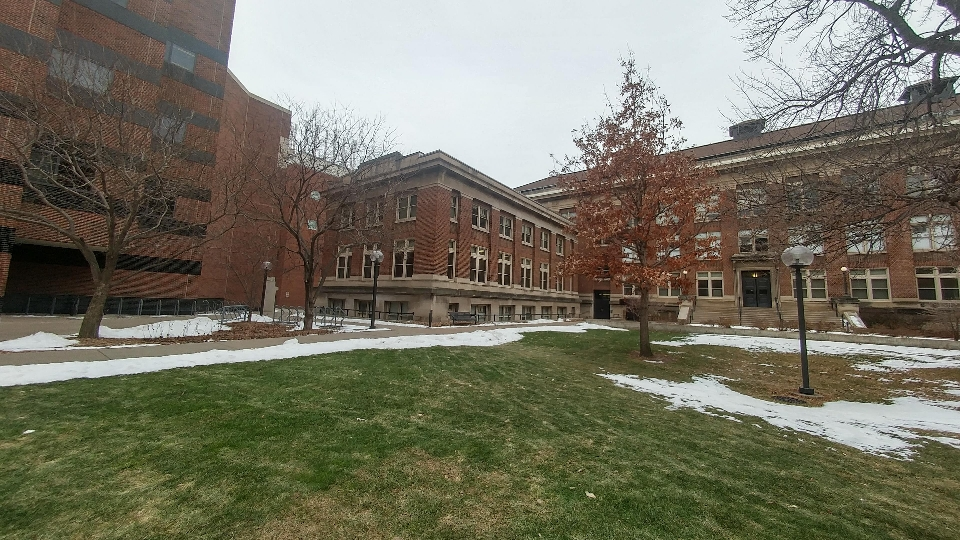
#> input picture Ass3 - Epipolar Geometry and Panorama generation/panaroma_generation/1.jpg, 960 x 540 px
$ jupyter execute --allow-errors 2021507_HW3.ipynb
#> lines starting #> are read from the running program, lines starting #| are printed output that depends on the picture
[cell 1]
import os
import cv2
import numpy as np
import matplotlib.pyplot as plt

[cell 2]
DIRECTORY_PATH = os.getcwd() + "/panaroma_generation/"
IMAGE_CNT = 8

[cell 3]
img1 = cv2.imread(DIRECTORY_PATH + "1.jpg")
#> img1 is the input picture: shape (540, 960, 3); mean B, G, R 96.7, 113.4, 115.8
img2 = cv2.imread(DIRECTORY_PATH + "2.jpg")
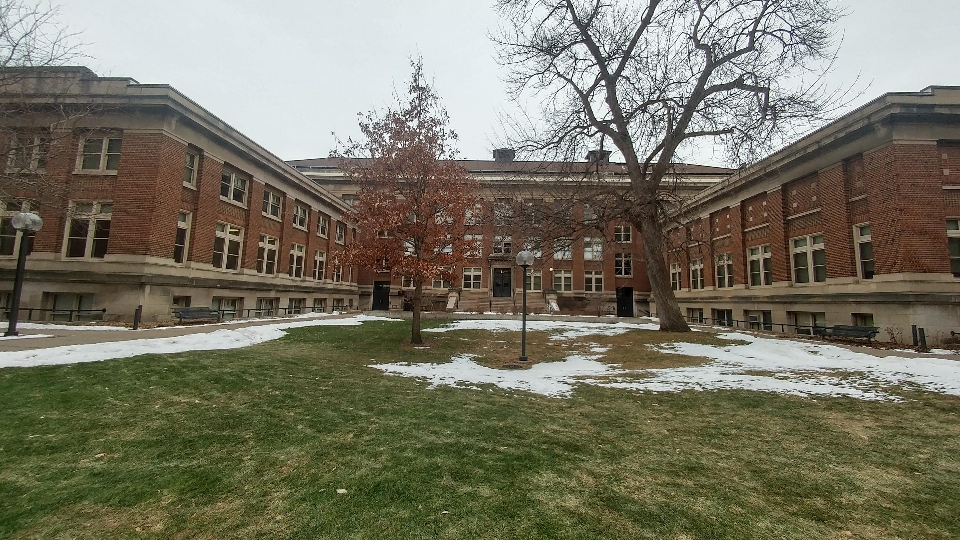
#> input picture Ass3 - Epipolar Geometry and Panorama generation/panaroma_generation/2.jpg, 960 x 540 px
#> img2 is the input picture: shape (540, 960, 3); mean B, G, R 98.9, 116.2, 118.8

# Detect the keypoints using SIFT
sift = cv2.SIFT_create()
keypoints1, descriptors1 = sift.detectAndCompute(img1, None)
#> keypoints1 = 2569 keypoints; strongest (x, y, size): (633, 107, 1.8), (890, 49, 1.9), (844, 269, 2.9), (632, 140, 2)
keypoints2, descriptors2 = sift.detectAndCompute(img2, None)
#> keypoints2 = 3170 keypoints; strongest (x, y, size): (551, 269, 1.9), (671, 111, 1.9), (603, 82, 3.1), (770, 2, 2.1)

print(descriptors1)
#> (printed output is left out)

# Draw keypoints on the images
img1_with_kp = cv2.drawKeypoints(img1, keypoints1, img1)
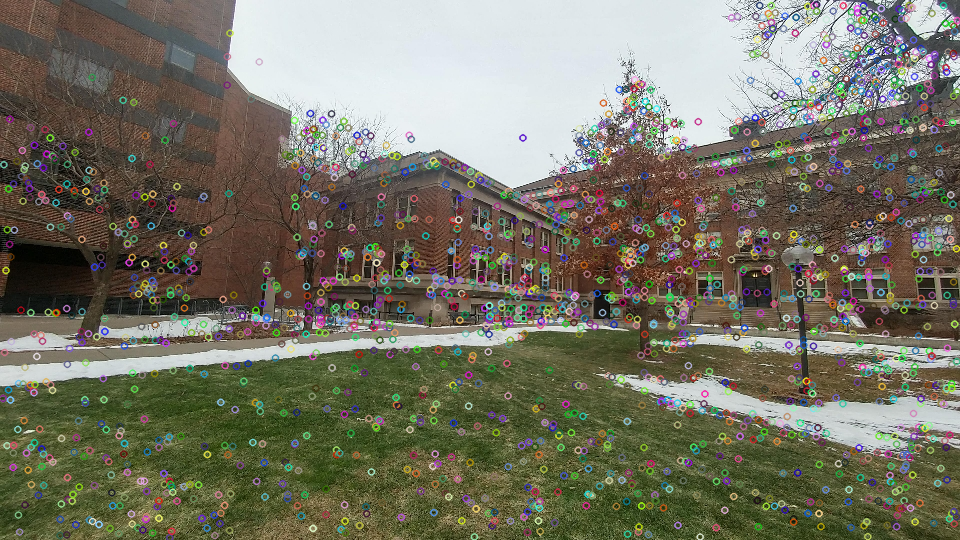
#> img1_with_kp: shape (540, 960, 3); mean B, G, R 100.3, 115.6, 117.6
img2_with_kp = cv2.drawKeypoints(img2, keypoints2, img2)
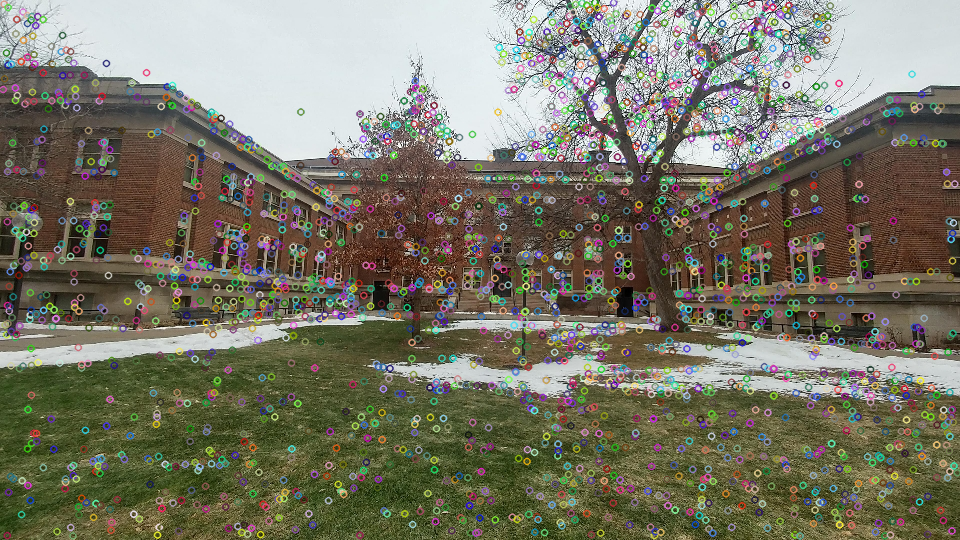
#> img2_with_kp: shape (540, 960, 3); mean B, G, R 102.7, 118.5, 120.6

# Display the images with keypoints
plt.imshow(img1_with_kp)
plt.show()

plt.imshow(img2_with_kp)
plt.show()

[cell 4]
bf = cv2.BFMatcher()
matches = bf.knnMatch(descriptors1, descriptors2 ,k=2)
#> matches = 2569 matches

# Apply ratio test
good = []
for m,n in matches:
    if m.distance < 0.75*n.distance:
        good.append([m])
#> after the loop, good = 243 matches

# cv2.drawMatchesKnn expects list of lists as matches.
img3 = cv2.drawMatchesKnn(img1, keypoints1, img2, keypoints2, good, None, flags=2)
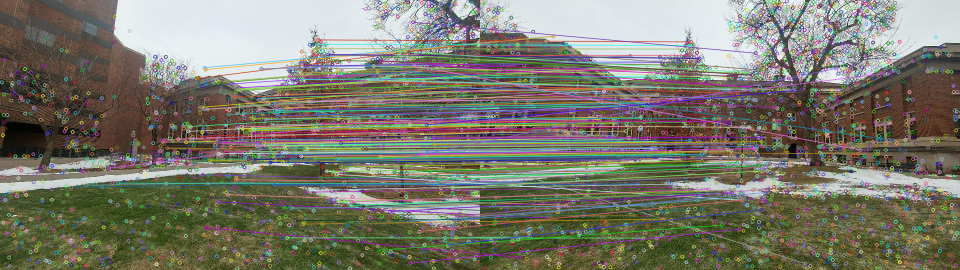
#> img3: shape (540, 1920, 3) (shown at 1/2 size); mean B, G, R 108.3, 121.5, 122.3

plt.imshow(img3)
plt.title("Brute Force")
plt.show()

# FLANN parameters
FLANN_INDEX_KDTREE = 1
index_params = dict(algorithm = FLANN_INDEX_KDTREE, trees = 5)
search_params = dict(checks=50)

flann = cv2.FlannBasedMatcher(index_params,search_params)
matches = flann.knnMatch(descriptors1, descriptors2, k=2)

# Apply ratio test
good = []
for m,n in matches:
    if m.distance < 0.75*n.distance:
        good.append([m])
#> after the loop, good = 261 matches

# cv2.drawMatchesKnn expects list of lists as matches.
img3 = cv2.drawMatchesKnn(img1, keypoints1, img2, keypoints2, good, None, flags=2)
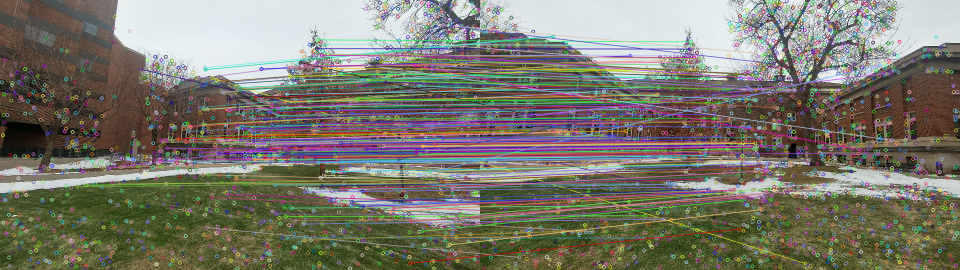
#> img3: shape (540, 1920, 3) (shown at 1/2 size); mean B, G, R 109.3, 120.7, 122.8

plt.imshow(img3)
plt.title("FLANN")
plt.show()

[cell 5]
pts1 = np.float32([keypoints1[m[0].queryIdx].pt for m in good]).reshape(-1,1,2)
#> pts1 = 261 rows, first 8: [154.1, 373.2], [172.6, 370.1], [218, 335.9], [236.1, 365.8], [240.1, 333.8], [281.6, 138.3], [333.9, 296], [356.3, 277.6]
pts2 = np.float32([keypoints2[m[0].trainIdx].pt for m in good]).reshape(-1,1,2)
#> pts2 = 261 rows, first 8: [87.45, 362.9], [189.8, 352.7], [807.2, 146.8], [81.04, 367.6], [341, 316.1], [429.6, 387.3], [795.6, 307.9], [49.99, 255.3]

# Compute Homography
H, mask = cv2.findHomography(pts1, pts2, cv2.RANSAC,5.0)
#> H = [[-47.07, 1.14, 16987.4], [-14.3, -29.14, 8903.2], [-0.049, -0.00156, 1]]; mask = 261 values, max 1 at index 8, min 0 at index 0, mean 0.739

print("Homography Matrix: \n", H)
#| Homography Matrix:
#|  [[-4.70675662e+01  1.13990250e+00  1.69873841e+04]
#|  [-1.43029433e+01 -2.91385607e+01  8.90323485e+03]
#|  [-4.90351257e-02 -1.56291249e-03  1.00000000e+00]]

[cell 6]
# Loading the images again to avoid the changes made in the previous steps
img1 = cv2.imread(DIRECTORY_PATH + "1.jpg")
img2 = cv2.imread(DIRECTORY_PATH + "2.jpg")

# Use homography to warp image
height, width, _ = img1.shape
#> height = 540; width = 960
img2_warped = cv2.warpPerspective(img2, H, (width, height))
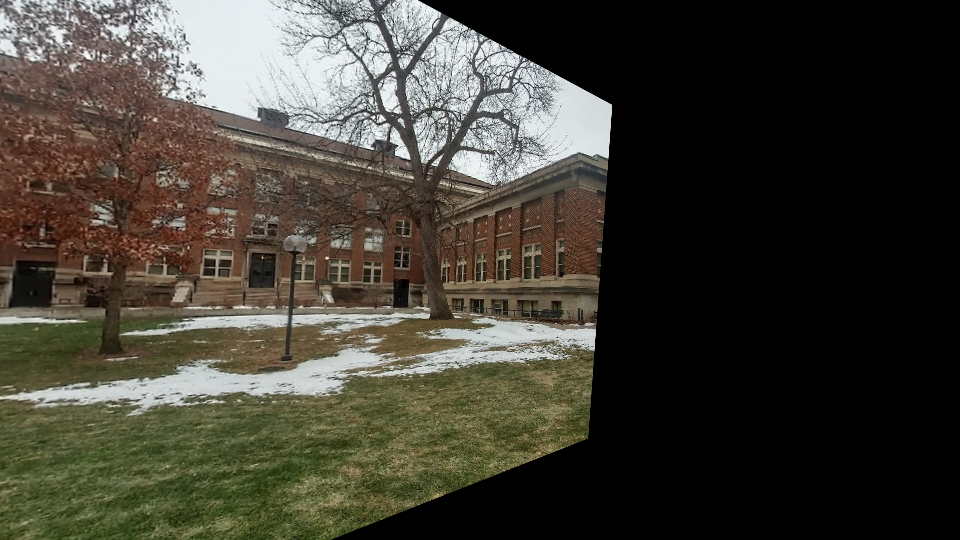
#> img2_warped: shape (540, 960, 3); mean B, G, R 53, 62.6, 65.7

# Display the warped and original images side by side
plt.subplot(1,2,1),plt.imshow(img1),plt.title('Original Image 1')
plt.subplot(1,2,2),plt.imshow(img2_warped),plt.title('Warped Image 2')
plt.show()
#> figure, not shown here; B, G, R data is drawn as R, G, B

[cell 7]
# Combine the images
panorama = np.zeros((height, width*2, 3), dtype=np.uint8)
panorama[0:img1.shape[0], 0:img1.shape[1]] = img1
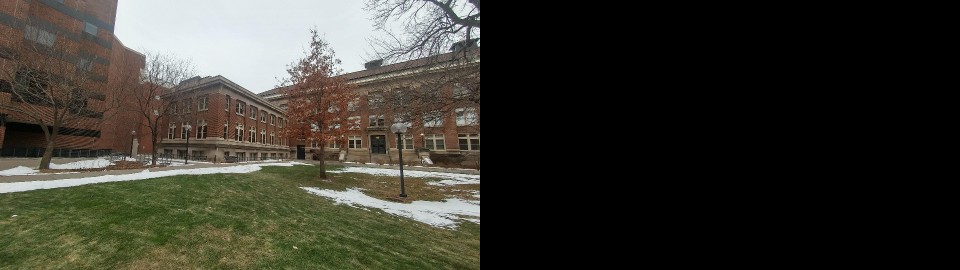
#> panorama: shape (540, 1920, 3) (shown at 1/2 size); mean B, G, R 48.3, 56.7, 57.9
panorama[0:img2_warped.shape[0], img1.shape[1]:img1.shape[1]+img2_warped.shape[1]] = img2_warped
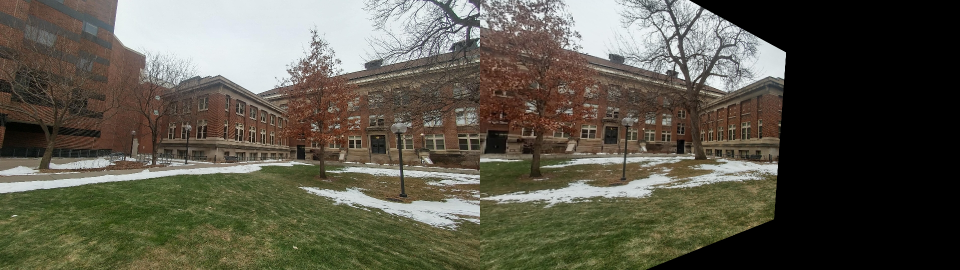
#> panorama: shape (540, 1920, 3) (shown at 1/2 size); mean B, G, R 74.9, 88, 90.8

# Display the panorama withot cropping and blending
plt.imshow(cv2.cvtColor(panorama, cv2.COLOR_BGR2RGB))
plt.title('Panorama without cropping and blending')
plt.show()

# Create a panorama with cropping and blending using OpenCV's Stitcher class
stitcher = cv2.Stitcher.create()
status, panorama_crop = stitcher.stitch([img1, img2])
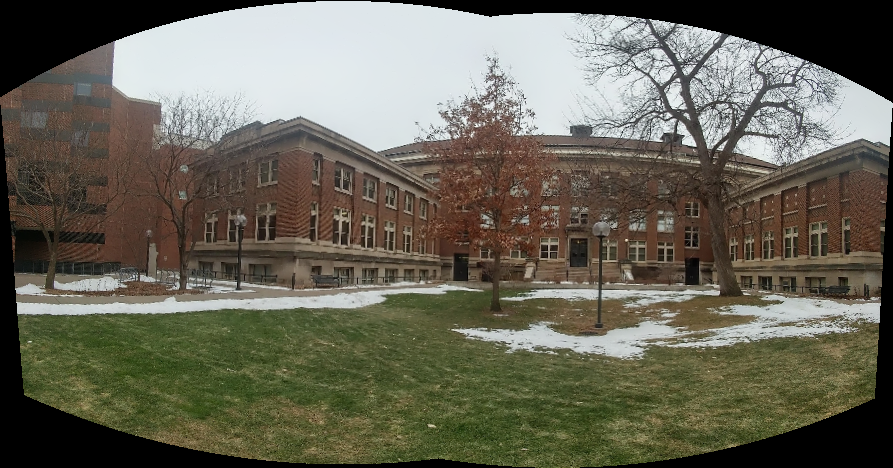
#> panorama_crop: shape (468, 893, 3); mean B, G, R 87.2, 101.4, 103.7
#> status = 0

# Display the panorama with cropping and blending
plt.imshow(cv2.cvtColor(panorama_crop, cv2.COLOR_BGR2RGB))
plt.title('Panorama with cropping and blending')
plt.show()
#> `status, panorama_temp = stitcher.stitch([panorama, img])`:
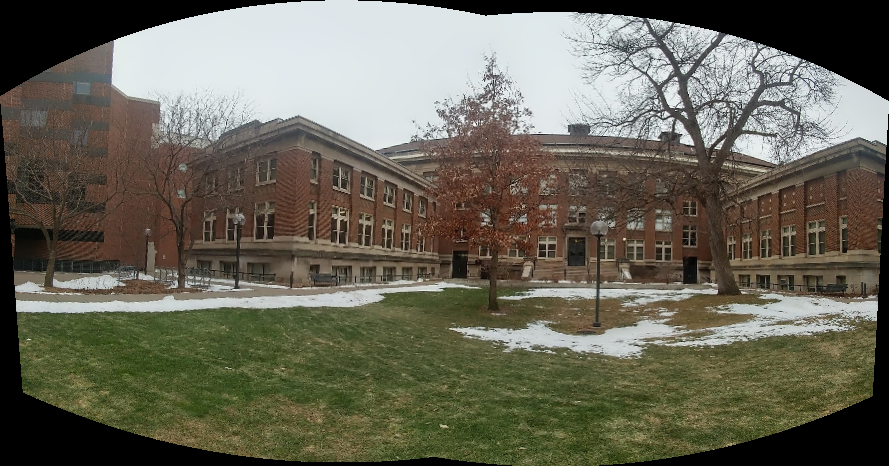
#> panorama_temp: shape (466, 889, 3); mean B, G, R 87.5, 101.8, 104.1

[cell 8]
image_files = [DIRECTORY_PATH + str(i) + ".jpg" for i in range(1, IMAGE_CNT+1)]

# Load the first image
panorama = cv2.imread(image_files[0])

# Create a Stitcher instance
stitcher = cv2.Stitcher.create()

# Iterate over the rest of the image files
#> (the rest of this cell did not finish here and is left out)
